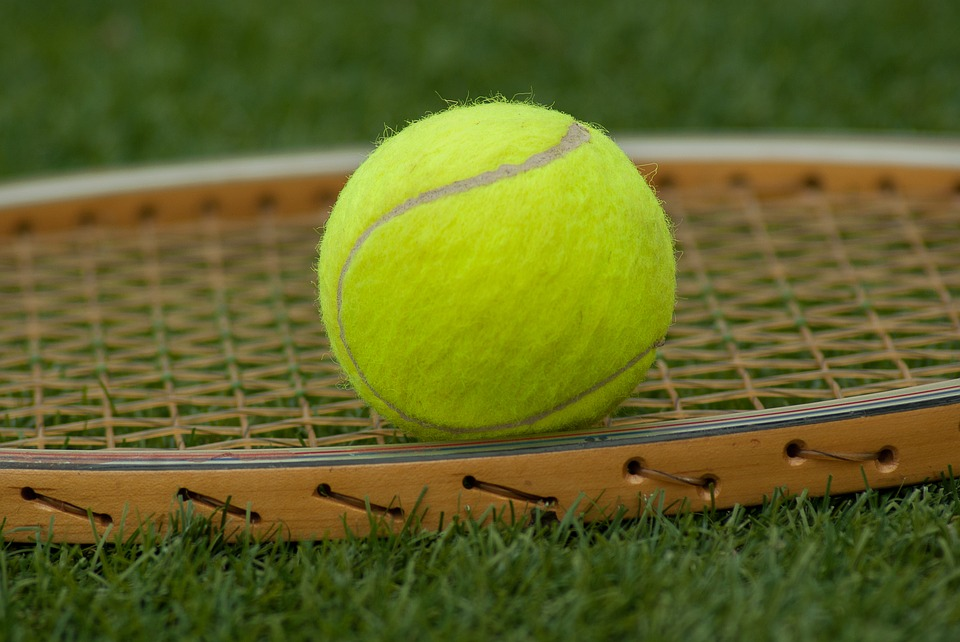
#> input picture img/ball4.jpg, 960 x 642 px
$ python cv_test.py
#> lines starting #> are read from the running program, lines starting #| are printed output that depends on the picture; after the words box and inside, x2 and y2 are one past the last pixel; in counts of white or black regions, pixels touching at a corner belong together
import numpy as np
import cv2


# Load an color image in grayscale
# cv2.namedWindow('image', cv2.WINDOW_NORMAL)
img = cv2.imread('./img/ball4.jpg',cv2.IMREAD_COLOR)
#> img is the input picture: shape (642, 960, 3); mean B, G, R 37.6, 100.9, 96.8
hsv = cv2.cvtColor(img, cv2.COLOR_BGR2HSV)
#> hsv: shape (642, 960, 3); mean H, S, V 33.5, 168.7, 109.3

lower_green = np.array([30,150,130])
upper_green = np.array([100,255,230])

mask = cv2.inRange(hsv, lower_green, upper_green)
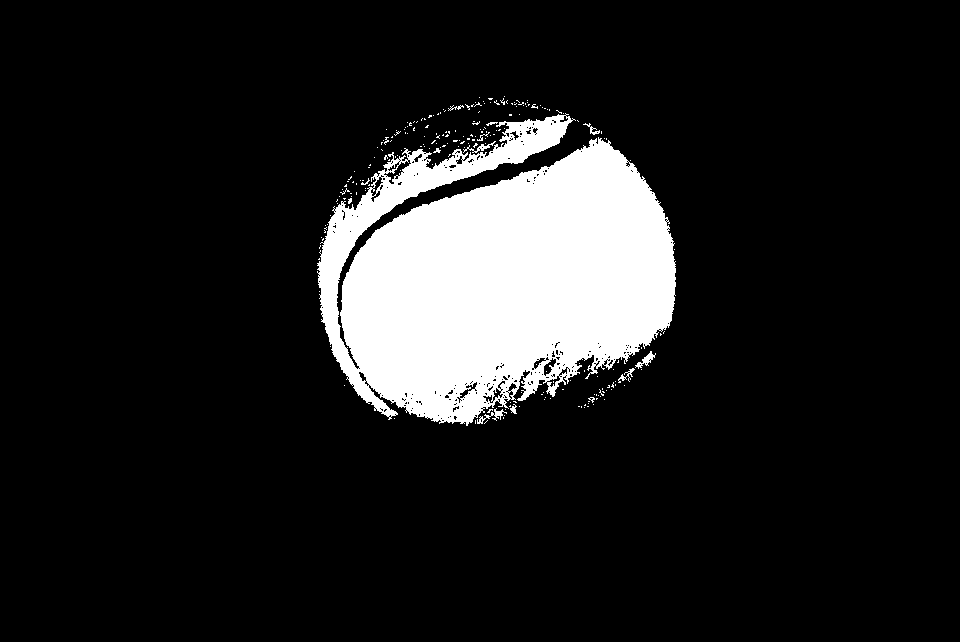
#> mask: shape (642, 960); 12.3% white; 226 white regions (214 under 20 px), largest, box (x1, y1, x2, y2) and area: (317, 113, 676, 426) 74492, (477, 408, 507, 424) 132, (635, 351, 656, 369) 122
res = cv2.bitwise_and(img,img, mask = mask)
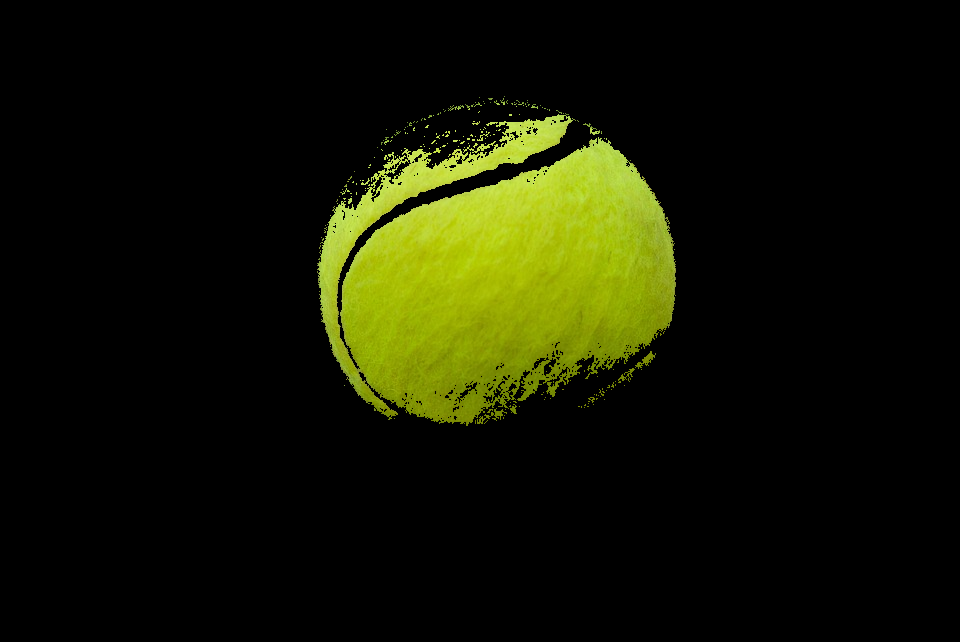
#> res: shape (642, 960, 3); mean B, G, R 2.8, 22.6, 19.9


cv2.imshow('mask',mask)
cv2.imshow('results',res)
cv2.imshow('original',img)
cv2.waitKey(0)
cv2.destroyAllWindows()

$ run again, with img/ball3.jpg copied over img/ball4.jpg
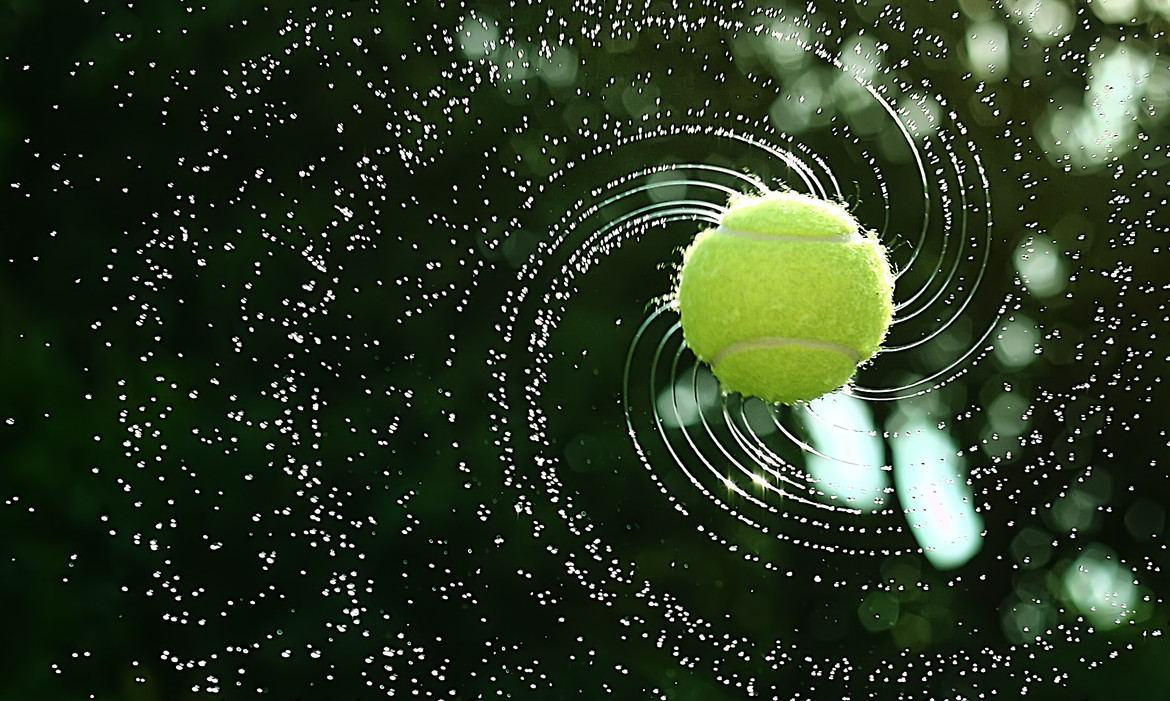
#> input picture img/ball3.jpg, 1170 x 701 px
#> img is the input picture: shape (701, 1170, 3); mean B, G, R 34.4, 56.2, 42.3
#> hsv: shape (701, 1170, 3); mean H, S, V 52.7, 148.1, 56.2
#> `mask = cv2.inRange(hsv, lower_green, upper_green)`:
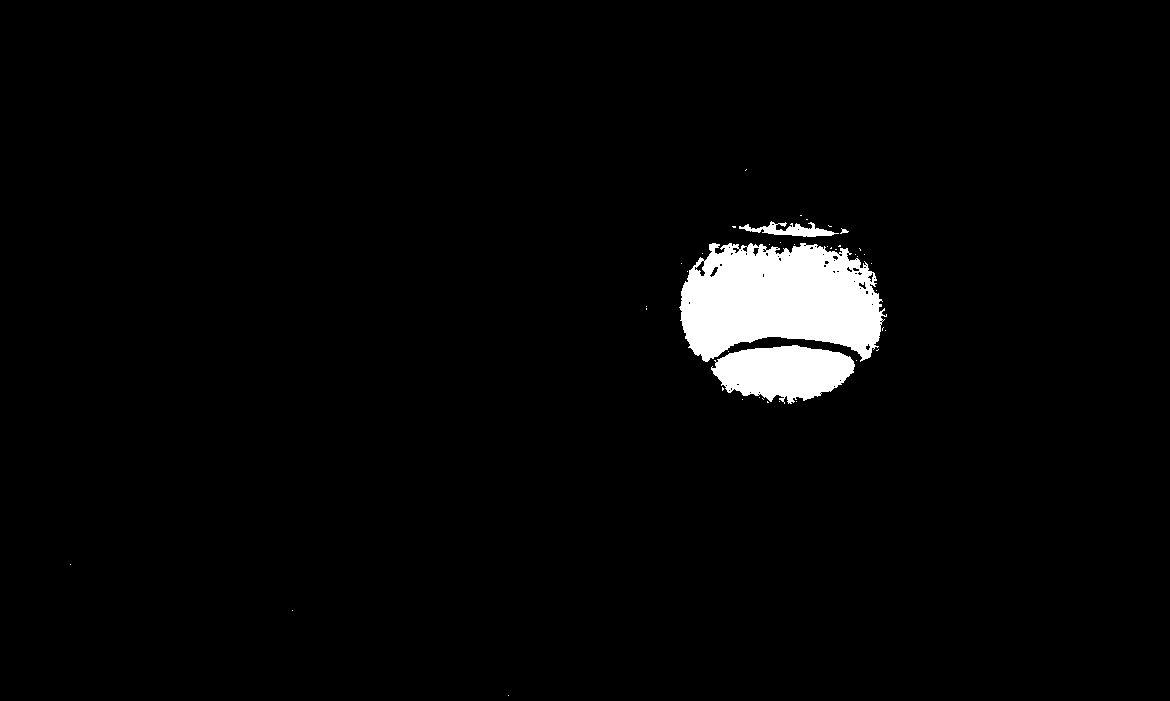
#> mask: shape (701, 1170); 3% white; 42 white regions (38 under 20 px), largest, box (x1, y1, x2, y2) and area: (679, 243, 887, 362) 17929, (711, 345, 855, 404) 5904, (739, 221, 839, 237) 702, (840, 228, 849, 234) 26
#> `res = cv2.bitwise_and(img,img, mask = mask)`:
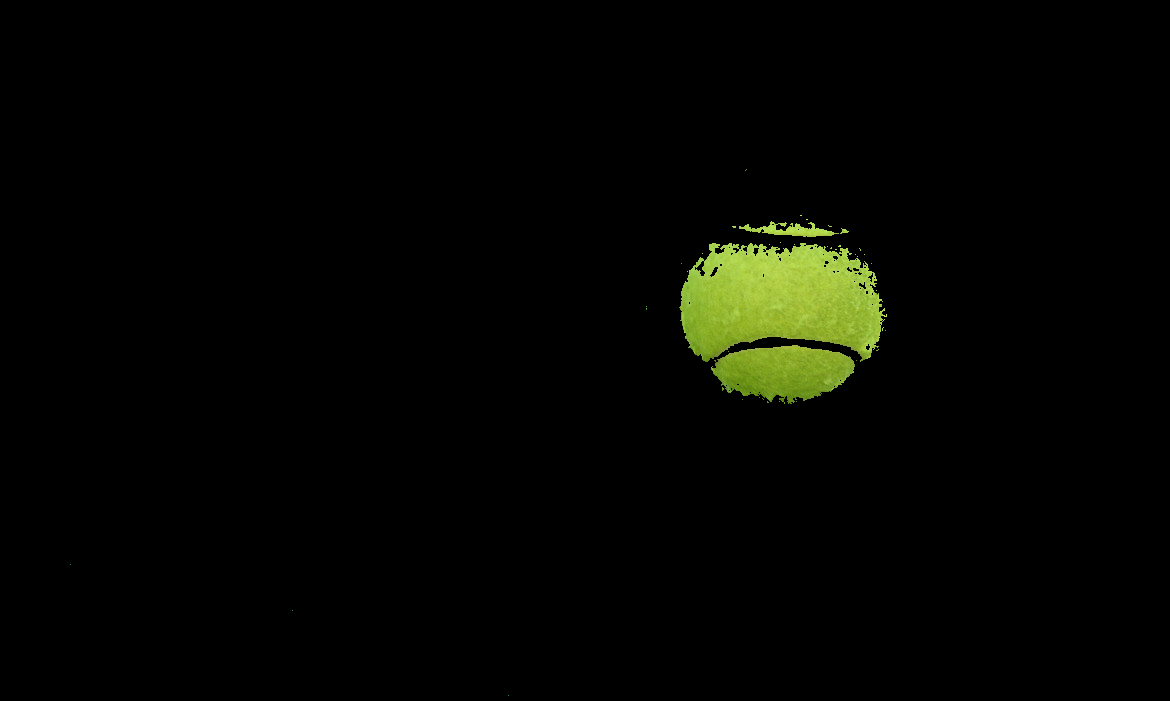
#> res: shape (701, 1170, 3); mean B, G, R 1.6, 5.5, 4.5
